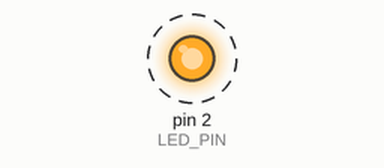
This sketch was run on a simulated Arduino Uno, built with avr-gcc and run on an emulated ATmega328P. Shown: output pins drawn as LEDs (lit = HIGH). Dashed ring = blinking.

Above: at 0.2 s.
Timing chart, 0 to 3.0 s (numbered marks = the images above):
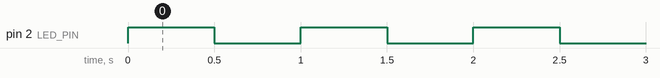

The sketch:

firmware_node.ino
```cpp
// P.H.A.S.S Smart Node Firmware
#define LED_PIN 2
void setup() {
  Serial.begin(115200);
  pinMode(LED_PIN, OUTPUT);
}
void loop() {
  digitalWrite(LED_PIN, HIGH);
  delay(500);
  digitalWrite(LED_PIN, LOW);
  delay(500);
}
```

Measured:
- by itself, pin 2 (LED_PIN): alternates HIGH for 0.50 s and LOW for 0.50 s
